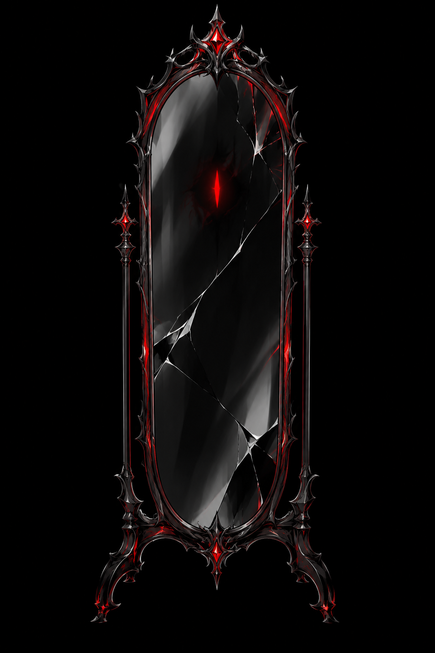
#> input picture art/obj/mirror_raw.png, 435 x 653 px, shrunk from 1024 x 1536 before the run, given in place of ring_raw.png, which was not available
$ python make_ring2.py
#> lines starting #> are read from the running program, lines starting #| are printed output that depends on the picture; pictures that were not available may be replaced by others from this repository, and a replacement may not be noted
# -*- coding: utf-8 -*-
"""把 gpt-image-2 生成的法环图处理成游戏用透明环（红/绿两版）。

产出：
    art/battle/scarlet/ring2/circle.png   红色法环（透明底，1024 见方裁剪后 ~1000）
    art/battle/marysue/ring2/circle.png   绿色法环（同构，色相锁 89.4°）

说明：单帧 + 引擎旋转即可（对称环形旋转不会露馅），比 40 帧序列更省内存且更圆。
"""
import os
import colorsys
import numpy as np
from PIL import Image

SRC = 'art/logo/ring_raw.png'
OUTS = [('art/battle/scarlet/ring2/circle.png', 0.0), ('art/battle/marysue/ring2/circle.png', 89.4)]


def key_black(im):
    """黑底转透明：按亮度给 alpha，保留辉光的半透明过渡"""
    a = np.array(im.convert('RGBA')).astype(np.float32)
    rgb = a[:, :, :3]
    mx = rgb.max(axis=2)
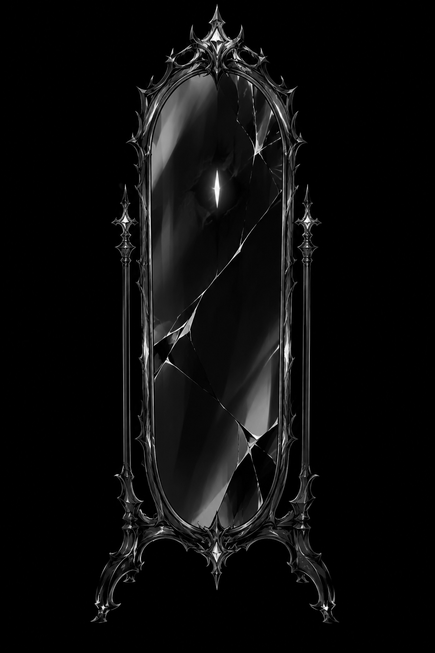
#> mx: shape (653, 435) float32; min 0, max 255, mean 11.8
    alpha = np.clip((mx - 8.0) / 120.0, 0.0, 1.0) ** 0.75   # 暗处透明，亮处不透明
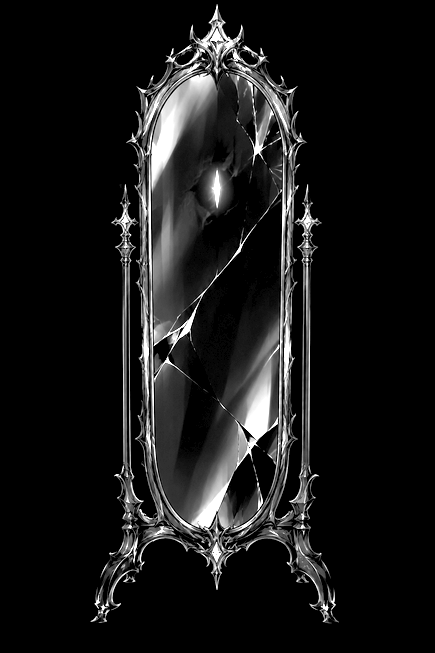
#> alpha: shape (653, 435) float32; min 0, max 1, mean 0.0921
    out = np.dstack([rgb / 255.0, alpha]).astype(np.float32)
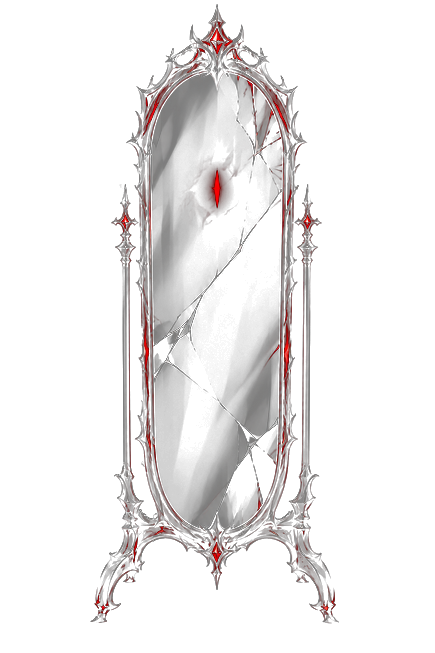
#> out: shape (653, 435, 4) float32; mean R, G, B, A 0.0461, 0.0353, 0.035, 0.092; transparent parts drawn white
    return out


def recolour(arr, target_deg):
    """把所有不透明像素的色相统一到 target_deg，保留亮度与饱和度"""
    rgb = arr[:, :, :3].copy()
    alpha = arr[:, :, 3]
    h, w = alpha.shape
    flat = rgb.reshape(-1, 3)
    al = alpha.reshape(-1)
    tgt = target_deg / 360.0
    for i in range(flat.shape[0]):
        if al[i] <= 0.02:
            continue
        r, g, b = flat[i]
        _, l, s = colorsys.rgb_to_hls(float(r), float(g), float(b))
        s = max(s, 0.55)          # 保证是明确的彩色
        nr, ng, nb = colorsys.hls_to_rgb(tgt, l, s)
        flat[i] = (nr, ng, nb)
    return np.dstack([flat.reshape(rgb.shape), alpha])


def main():
    im = Image.open(SRC).convert('RGBA')
    arr = key_black(im)
    for path, hue in OUTS:
        out = recolour(arr.copy(), hue)
        img = Image.fromarray(np.clip(out * 255.0, 0, 255).astype(np.uint8), 'RGBA')
        bb = img.getbbox()
        img = img.crop(bb)
        # 正方形画布，边留 2%
        side = max(img.width, img.height)
        pad = int(side * 0.02)
        side += pad * 2
        canvas = Image.new('RGBA', (side, side), (0, 0, 0, 0))
        canvas.alpha_composite(img, ((side - img.width) // 2, (side - img.height) // 2))
        os.makedirs(os.path.dirname(path), exist_ok=True)
        canvas.save(path)
        print(path, canvas.size)
#> this loop made 2 passes
#> bb on passes 1 to 2: (90, 4, 339, 624), (90, 4, 339, 624)
#> pass 1, in main, `out = recolour(arr.copy(), hue)`:
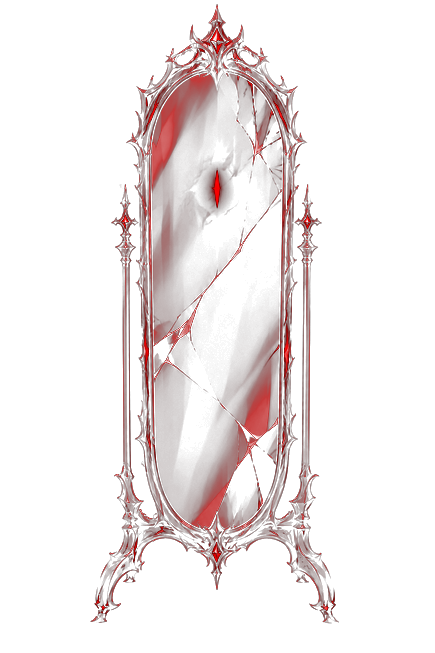
#> out: shape (653, 435, 4) float32; mean R, G, B, A 0.0621, 0.0188, 0.0188, 0.092; transparent parts drawn white
#> pass 1, in main, `img = img.crop(bb)`:
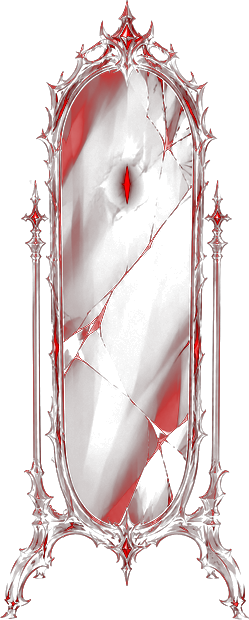
#> img: PIL image 249x620 RGBA; mean R, G, B, A 28.9, 8.6, 8.6, 43; transparent parts drawn white
#> after the loop:
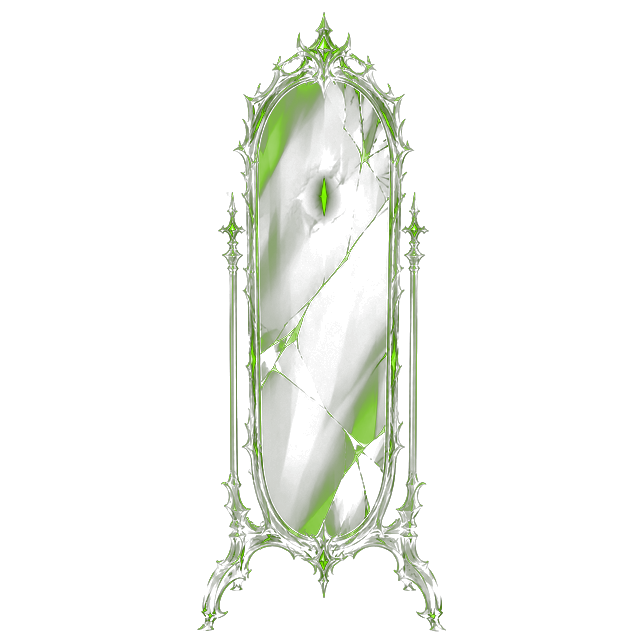
#> canvas: PIL image 644x644 RGBA; mean R, G, B, A 6.8, 10.5, 3, 16; transparent parts drawn white
#> after the loop:
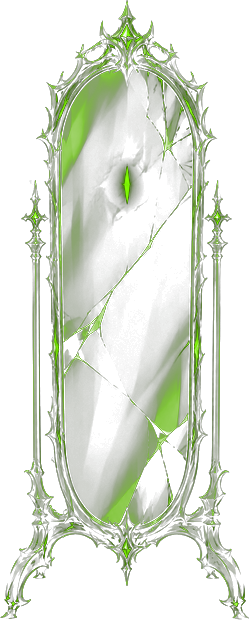
#> img: PIL image 249x620 RGBA; mean R, G, B, A 19, 28.8, 8.6, 43; transparent parts drawn white


if __name__ == '__main__':
    main()
